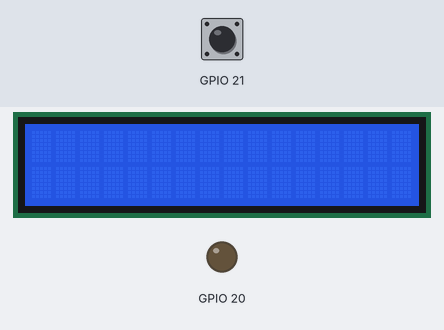
Simulated run of this program. Board: Raspberry Pi (BCM pin numbers). Shown: 16×2 character LCD, output pins drawn as LEDs (lit = HIGH). The inputs (shaded band) are chosen by the test bench; at power-on: GPIO 21 LOW.

Above: at 1.2 s.
1.3 s: GPIO 21 pulled HIGH for 1 s
At 2.1 s:
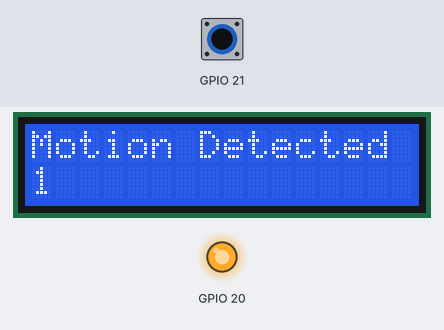
3.8 s: GPIO 21 pulled HIGH for 0.15 s
At 4.4 s:
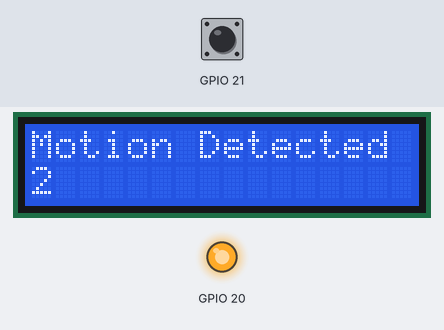
5.4 s: GPIO 21 pulled HIGH for 0.15 s
At 6.6 s:
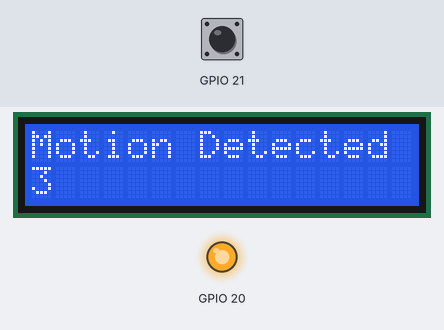
7.0 s: GPIO 21 pulled HIGH for 1 s
At 7.3 s:
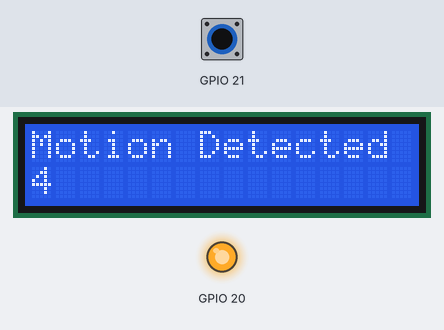
Timing chart, 0 to 10.0 s (numbered marks = the images above; inputs shaded):
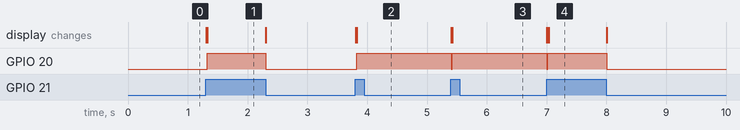

Measured:
- after the input at 1.3 s, GPIO 20: LOW → HIGH at once, → LOW 0.98 s later; the display: first changes at once (image 1 shows a later state)
- after the input at 3.8 s, GPIO 20: LOW → HIGH at once; the display: first changes at once (image 2 shows a later state)
- after the input at 5.4 s, GPIO 20: HIGH → LOW at once, → HIGH 0.02 s later; the display: first changes at once (image 3 shows a later state)
- after the input at 7.0 s, GPIO 20: HIGH → LOW at once, → HIGH 0.02 s later, → LOW 0.98 s later; the display: first changes at once (image 4 shows a later state)

The program:

base.py
```python
import sys
#sys.path.append('/home/pi/Adafruit-Raspberry-Pi-Python-Code/Adafruit_CharLCD') #remove comment for 1st execution
from Adafruit_CharLCD import Adafruit_CharLCD

lcd=Adafruit_CharLCD()     # instantiate LCD Display
lcd.clear()

from time import sleep
import RPi.GPIO as GPIO
GPIO.setmode(GPIO.BCM)     # set up BCM GPIO numbering

# Set up input pin
GPIO.setup(21, GPIO.IN, pull_up_down=GPIO.PUD_DOWN)

# Set up LED output
GPIO.setup(20, GPIO.OUT)

# Callback function to run when motion detected
def motionSensor(channel):
    lcd.clear()
    GPIO.output(20, GPIO.LOW)
    if GPIO.input(21):     # True = Rising
        global counter
        counter += 1
        lcd.message('Motion Detected\n{0}'.format(counter))
        GPIO.output(20, GPIO.HIGH)

# add event listener on pin 21
GPIO.add_event_detect(21, GPIO.BOTH, callback=motionSensor, bouncetime=300)
counter = 0

try:
    while True:
        sleep(1)         # wait 1 second

finally:                   # run on exit
    GPIO.cleanup()         # clean up
    print "All cleaned up."
```
